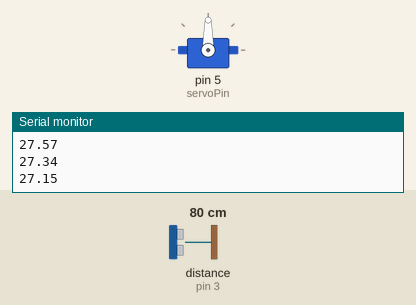
A sketch run on a simulated Arduino Uno, built with avr-gcc and run on an emulated ATmega328P. Shown: servo, the last lines printed to the serial monitor. Wiring (inferred from the names in the program): ultrasonic range finder: trigger pin 4; echo pin 3. Inputs (shaded band) come from the test bench; at power-on: distance to the obstacle (sensor on pin 3) 80 cm. The echo pulse lasts 58.3 µs per cm.

Above: at 1.2 s.
1.3 s: distance to the obstacle (sensor on pin 3) set to 65 cm
4.1 s: distance to the obstacle (sensor on pin 3) set to 55 cm
At 4.7 s:
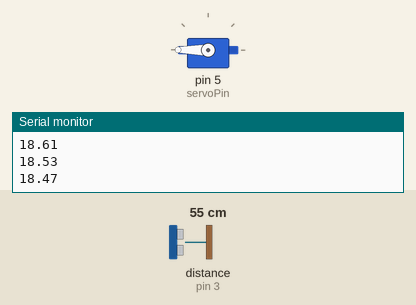
Timing chart, 0 to 7.1 s (numbered marks = the images above; inputs shaded):
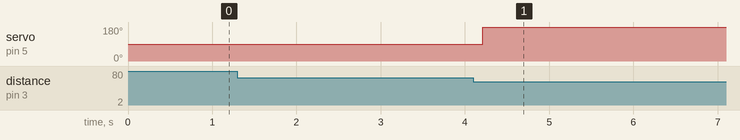

Measured:
- the behaviour switches between 61 and 60 cm on distance to the obstacle (sensor on pin 3) (found by bisection; images 0 and 1)
- after the input at 4.1 s, servo on pin 5 (servoPin): 90° → 180° after 0.11 s

The sketch:

SmartDustbin.ino
```cpp
#include <Servo.h>

#define echoPin 3
#define triggerPin 4
#define servoPin 5

Servo Servo1;

long prevTimeOpen;
long prevTime = 0;
volatile long timeStart;
volatile long timeEnd;
volatile bool dataAvailable = false;
volatile double prevDistance = 400;

void echoInterrupt() {
  if (digitalRead(echoPin) == HIGH) {
    timeStart = micros();
  } else {
    timeEnd = micros();
    dataAvailable = true;
  }
}

void triggerUltrasonicSensor() {
  digitalWrite(triggerPin, LOW);
  delayMicroseconds(2);
  digitalWrite(triggerPin, HIGH);
  delayMicroseconds(10);
  digitalWrite(triggerPin, LOW);
}

double getDistance() {
  // long timebefore = micros();
  double distanceMicros = timeEnd - timeStart;
  // long timeafter = micros();
  double distance = distanceMicros / 58;
  // Serial.println("DURATION: ");
  // Serial.println(timeafter-timebefore);
  if (distance > 400.0) {
    return prevDistance;
  }
  distance = prevDistance * 0.7 + distance * 0.1;
  prevDistance = distance;
  return distance;
}

void setup() {
  Serial.begin(9600);
  pinMode(echoPin, INPUT);
  pinMode(triggerPin, OUTPUT);
  attachInterrupt(digitalPinToInterrupt(echoPin), echoInterrupt, CHANGE);
  Servo1.attach(servoPin);
}

void loop() {
  long timeNow = millis();
  if (timeNow - prevTime > 60) {
    prevTime = timeNow;
    triggerUltrasonicSensor();
  }
  if (dataAvailable) {
    dataAvailable = false;
    double distance = getDistance();
    Serial.println(distance);
    if (distance < 20) {
      Servo1.write(180);
      prevTimeOpen = millis();
    } else if (timeNow - prevTimeOpen > 5000) {
      Servo1.write(0);
    }
  }
}
```
